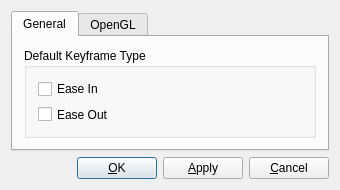
<?xml version="1.0" encoding="UTF-8"?>
<ui version="4.0">
 <class>UserSettingsDialog</class>
 <widget class="QDialog" name="UserSettingsDialog">
  <property name="windowModality">
   <enum>Qt::WindowModal</enum>
  </property>
  <property name="geometry">
   <rect>
    <x>0</x>
    <y>0</y>
    <width>340</width>
    <height>190</height>
   </rect>
  </property>
  <property name="sizePolicy">
   <sizepolicy hsizetype="Fixed" vsizetype="Fixed">
    <horstretch>0</horstretch>
    <verstretch>0</verstretch>
   </sizepolicy>
  </property>
  <property name="minimumSize">
   <size>
    <width>340</width>
    <height>190</height>
   </size>
  </property>
  <property name="maximumSize">
   <size>
    <width>340</width>
    <height>190</height>
   </size>
  </property>
  <property name="windowTitle">
   <string>Configure PinglyMotion</string>
  </property>
  <layout class="QGridLayout">
   <item row="1" column="1">
    <widget class="QPushButton" name="okButton">
     <property name="text">
      <string>&amp;OK</string>
     </property>
     <property name="shortcut">
      <string>Alt+O</string>
     </property>
    </widget>
   </item>
   <item row="1" column="3">
    <widget class="QPushButton" name="cancelButton">
     <property name="text">
      <string>&amp;Cancel</string>
     </property>
     <property name="shortcut">
      <string>Alt+C</string>
     </property>
    </widget>
   </item>
   <item row="1" column="2">
    <widget class="QPushButton" name="applyButton">
     <property name="text">
      <string>&amp;Apply</string>
     </property>
     <property name="shortcut">
      <string>Alt+A</string>
     </property>
    </widget>
   </item>
   <item row="0" column="0" colspan="4">
    <widget class="QTabWidget" name="tabWidget4">
     <property name="currentIndex">
      <number>0</number>
     </property>
     <widget class="QWidget" name="TabPage">
      <attribute name="title">
       <string>General</string>
      </attribute>
      <layout class="QVBoxLayout">
       <item>
        <widget class="QGroupBox" name="keyframeTypeGroupBox">
         <property name="title">
          <string>Default Keyframe Type</string>
         </property>
         <layout class="QVBoxLayout">
          <item>
           <widget class="QCheckBox" name="easeInCheckbox">
            <property name="text">
             <string>Ease In</string>
            </property>
           </widget>
          </item>
          <item>
           <widget class="QCheckBox" name="easeOutCheckbox">
            <property name="text">
             <string>Ease Out</string>
            </property>
           </widget>
          </item>
         </layout>
        </widget>
       </item>
      </layout>
     </widget>
     <widget class="QWidget" name="tab">
      <attribute name="title">
       <string>OpenGL</string>
      </attribute>
      <layout class="QGridLayout">
       <item row="1" column="0">
        <spacer>
         <property name="orientation">
          <enum>Qt::Vertical</enum>
         </property>
         <property name="sizeType">
          <enum>QSizePolicy::Expanding</enum>
         </property>
         <property name="sizeHint" stdset="0">
          <size>
           <width>20</width>
           <height>50</height>
          </size>
         </property>
        </spacer>
       </item>
       <item row="0" column="0">
        <layout class="QHBoxLayout">
         <item>
          <layout class="QVBoxLayout">
           <item>
            <widget class="QCheckBox" name="useFogCheckbox">
             <property name="text">
              <string>Use Fog</string>
             </property>
            </widget>
           </item>
           <item>
            <layout class="QHBoxLayout">
             <item>
              <widget class="QLabel" name="floorTranslucencyLabel">
               <property name="text">
                <string>Floor Translucency:</string>
               </property>
               <property name="wordWrap">
                <bool>false</bool>
               </property>
              </widget>
             </item>
             <item>
              <widget class="QSpinBox" name="floorTranslucencySpin">
               <property name="suffix">
                <string>%</string>
               </property>
               <property name="maximum">
                <number>100</number>
               </property>
              </widget>
             </item>
            </layout>
           </item>
          </layout>
         </item>
         <item>
          <spacer>
           <property name="orientation">
            <enum>Qt::Horizontal</enum>
           </property>
           <property name="sizeType">
            <enum>QSizePolicy::Expanding</enum>
           </property>
           <property name="sizeHint" stdset="0">
            <size>
             <width>406</width>
             <height>20</height>
            </size>
           </property>
          </spacer>
         </item>
        </layout>
       </item>
      </layout>
     </widget>
    </widget>
   </item>
   <item row="1" column="0">
    <spacer>
     <property name="orientation">
      <enum>Qt::Horizontal</enum>
     </property>
     <property name="sizeType">
      <enum>QSizePolicy::Expanding</enum>
     </property>
     <property name="sizeHint" stdset="0">
      <size>
       <width>61</width>
       <height>20</height>
      </size>
     </property>
    </spacer>
   </item>
  </layout>
 </widget>
 <layoutdefault spacing="6" margin="11"/>
 <pixmapfunction>qPixmapFromMimeSource</pixmapfunction>
 <resources/>
 <connections/>
</ui>
